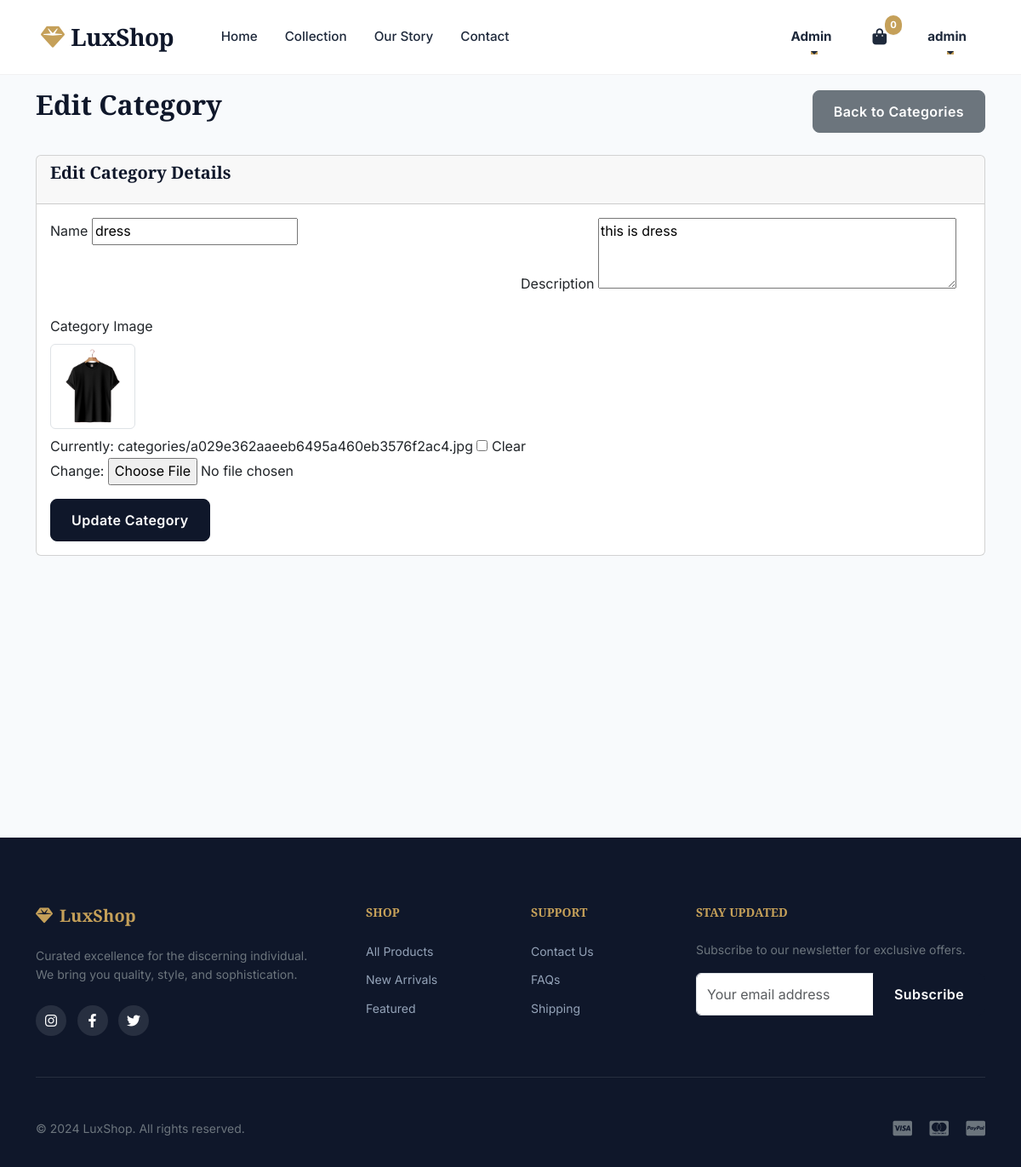
Page /admin-panel/categories/edit/1/ (signed in) on the committed database.
### myapp/models.py (models this page shows, shortened)
class Cart(models.Model):
    user = models.OneToOneField(User, on_delete=models.CASCADE)
    created_at = models.DateTimeField(auto_now_add=True)

class Category(models.Model):
    name = models.CharField(max_length=100)
    description = models.TextField(blank=True)
    image = models.ImageField(upload_to='categories/', blank=True, null=True)
    created_at = models.DateTimeField(auto_now_add=True)

### myapp/views.py (the view)
# urls.py: path('admin-panel/categories/edit/<int:category_id>/', views.edit_category, name='edit_category'),
@admin_required
def edit_category(request, category_id):
    category = get_object_or_404(Category, id=category_id)
    if request.method == 'POST':
        form = CategoryForm(request.POST, request.FILES, instance=category)
        if form.is_valid():
            form.save()
            messages.success(request, 'Category updated successfully!')
            return redirect('admin_categories')
    else:
        form = CategoryForm(instance=category)
    return render(request, 'admin/edit_category.html', {'form': form, 'category': category})

### myapp/forms.py
class CategoryForm(forms.ModelForm):
    class Meta:
        model = Category
        fields = ['name', 'description', 'image']
        widgets = {
            'description': forms.Textarea(attrs={'rows': 3}),
        }

### myapp/views.py (called while the page is built)
def admin_required(view_func):
    @wraps(view_func)
    def _wrapped_view(request, *args, **kwargs):
        if not request.user.is_authenticated or request.user.userprofile.role != 'admin':
            messages.error(request, 'Access denied. Admin privileges required.')
            return redirect('home')
        return view_func(request, *args, **kwargs)
    return _wrapped_view

### myapp/templates/admin/edit_category.html (shortened to what this page needs)
{% extends 'base.html' %}
{% block content %}
<div class="container mt-4">
    <div class="d-flex justify-content-between align-items-center mb-4">
        <h2>Edit Category</h2>
        <a href="{% url 'admin_categories' %}" class="btn btn-secondary">Back to Categories</a>
    </div>
    <div class="card">
        <div class="card-header">
            <h5>Edit Category Details</h5>
        </div>
        <div class="card-body">
            <form method="post" enctype="multipart/form-data">
                <div class="row">
                    <div class="col-md-6">
                        <div class="mb-3">
                            <label for="{{ form.name.id_for_label }}" class="form-label">Name</label>
                            {{ form.name }}
                        </div>
                    </div>
                    <div class="col-md-6">
                        <div class="mb-3">
                            <label for="{{ form.description.id_for_label }}" class="form-label">Description</label>
                            {{ form.description }}
                        </div>
                    </div>
                </div>
                <div class="row">
                    <div class="col-12">
                        <div class="mb-3">
                            <label for="{{ form.image.id_for_label }}" class="form-label">Category Image</label>
                            {% if category.image %}
                            <div class="mb-2">
                                <img src="{{ category.image.url }}" alt="{{ category.name }}" class="img-thumbnail"
                                    style="max-height: 100px;">
                            </div>
                            {% endif %}
                            {{ form.image }}
                        </div>
                    </div>
                </div>
                <button type="submit" class="btn btn-primary">Update Category</button>
            </form>
        </div>
    </div>
</div>
{% endblock %}

### myapp/templates/base.html (shortened to what this page needs)
<!DOCTYPE html>
<html lang="en">
<head>
    {% load static %}
    <link href="https://cdn.jsdelivr.net/npm/bootstrap@5.3.0/dist/css/bootstrap.min.css" rel="stylesheet">
    <link rel="stylesheet" href="https://cdnjs.cloudflare.com/ajax/libs/font-awesome/6.4.0/css/all.min.css">
    <link rel="stylesheet" href="{% static 'css/style.css' %}?v=2">
</head>
<body>
    <nav class="navbar navbar-expand-lg fixed-top">
        <div class="container-fluid px-4 px-lg-5">
            <a class="navbar-brand" href="{% url 'home' %}">
                <i class="fas fa-gem me-2"></i>LuxShop
            </a>
            <div class="collapse navbar-collapse" id="navbarContent">
                <ul class="navbar-nav me-auto ms-lg-4 mb-2 mb-lg-0">
                    <li class="nav-item">
                        <a class="nav-link" href="{% url 'home' %}">Home</a>
                    </li>
                    <li class="nav-item">
                        <a class="nav-link" href="{% url 'shop' %}">Collection</a>
                    </li>
                    <li class="nav-item">
                        <a class="nav-link" href="{% url 'about' %}">Our Story</a>
                    </li>
                    <li class="nav-item">
                        <a class="nav-link" href="{% url 'contact' %}">Contact</a>
                    </li>
                </ul>
                <ul class="navbar-nav align-items-center gap-3">
                    {% if user.is_authenticated %}
                    {% if user.userprofile.role == 'admin' %}
                    <li class="nav-item dropdown">
                        <a class="nav-link dropdown-toggle text-primary fw-bold" href="#" role="button"
                            data-bs-toggle="dropdown">
                            Admin
                        </a>
                    </li>
                    {% endif %}
                    <li class="nav-item">
                        <a class="nav-link btn-cart text-dark" href="{% url 'view_cart' %}">
                            <span class="cart-count">
                                {{ user.cart.cartitem_set.count|default:0 }}
                            </span>
                        </a>
                    </li>
                    <li class="nav-item dropdown">
                        <a class="nav-link dropdown-toggle fw-bold text-dark" href="#" role="button"
                            data-bs-toggle="dropdown">
                            {{ user.first_name|default:user.username }}
                        </a>
                    </li>
                    {% endif %}
                </ul>
            </div>
        </div>
    </nav>
    <div class="navbar-spacer"></div>
    <main class="min-vh-100">
        {% block content %}{% endblock %}
    </main>
    <footer>
        <div class="container">
            <div class="row g-5">
                <div class="col-lg-4 col-md-6">
                    <h5 class="fw-bold"><i class="fas fa-gem me-2"></i>LuxShop</h5>
                    <p class="text-secondary small">Curated excellence for the discerning individual. We bring you
                        quality, style, and sophistication.</p>
                    <div class="social-links mt-4">
                        <a href="#"><i class="fab fa-instagram"></i></a>
                        <a href="#"><i class="fab fa-facebook-f"></i></a>
                        <a href="#"><i class="fab fa-twitter"></i></a>
                    </div>
                </div>
                <div class="col-lg-2 col-md-3 col-6">
                    <h5 class="small text-uppercase tracking-wider">Shop</h5>
                    <ul class="list-unstyled">
                        <li class="mb-2"><a href="{% url 'shop' %}" class="small">All Products</a></li>
                        <li class="mb-2"><a href="#" class="small">New Arrivals</a></li>
                        <li class="mb-2"><a href="#" class="small">Featured</a></li>
                    </ul>
                </div>
                <div class="col-lg-2 col-md-3 col-6">
                    <h5 class="small text-uppercase tracking-wider">Support</h5>
                    <ul class="list-unstyled">
                        <li class="mb-2"><a href="{% url 'contact' %}" class="small">Contact Us</a></li>
                        <li class="mb-2"><a href="#" class="small">FAQs</a></li>
                        <li class="mb-2"><a href="#" class="small">Shipping</a></li>
                    </ul>
                </div>
                <div class="col-lg-4 col-md-12">
                    <h5 class="small text-uppercase tracking-wider">Stay Updated</h5>
                    <p class="small text-secondary">Subscribe to our newsletter for exclusive offers.</p>
                    <div class="input-group mb-3">
                        <input type="text" class="form-control" placeholder="Your email address">
                        <button class="btn btn-primary" type="button">Subscribe</button>
                    </div>
                </div>
            </div>
            <hr class="border-secondary opacity-10 my-5">
            <div class="row align-items-center">
                <div class="col-md-6 text-center text-md-start">
                    <p class="mb-0 small text-secondary">&copy; 2024 LuxShop. All rights reserved.</p>
                </div>
                <div class="col-md-6 text-center text-md-end mt-3 mt-md-0">
                    <i class="fab fa-cc-visa fa-lg text-secondary me-3"></i>
                    <i class="fab fa-cc-mastercard fa-lg text-secondary me-3"></i>
                    <i class="fab fa-cc-paypal fa-lg text-secondary"></i>
                </div>
            </div>
        </div>
    </footer>
</body>
</html>

### myapp/static/css/style.css (style rules this page uses)
:root { --primary-color: #0f172a; --primary-light: #1e293b; --accent-color: #c5a059; --accent-hover: #b08d45; --text-main: #334155; --text-light: #64748b; --bg-body: #f8fafc; --bg-white: #ffffff; --success: #10b981; --danger: #ef4444; --warning: #f59e0b; --shadow-sm: 0 1px 2px 0 rgba(0, 0, 0, 0.05); --shadow-md: 0 4px 6px -1px rgba(0, 0, 0, 0.1), 0 2px 4px -1px rgba(0, 0, 0, 0.06); --shadow-lg: 0 10px 15px -3px rgba(0, 0, 0, 0.1), 0 4px 6px -2px rgba(0, 0, 0, 0.05); --shadow-premium: 0 20px 25px -5px rgba(0, 0, 0, 0.1), 0 10px 10px -5px rgba(0, 0, 0, 0.04); --transition: all 0.3s cubic-bezier(0.4, 0, 0.2, 1); --radius-sm: 0.375rem; --radius-md: 0.5rem; --radius-lg: 1rem; --radius-xl: 1.5rem; }
html, body { font-family: 'Inter', sans-serif; color: var(--text-main); background-color: var(--bg-body); line-height: 1.6; overflow-x: hidden; margin: 0; padding: 0; }
h1, h2, h3, h4, h5, h6 { font-family: 'Playfair Display', serif; color: var(--primary-color); margin-bottom: 1rem; font-weight: 700; }
a { text-decoration: none; color: inherit; transition: var(--transition); }
ul { list-style: none; padding: 0; margin: 0; }
.navbar { background: rgba(255, 255, 255, 0.95); backdrop-filter: blur(10px); border-bottom: 1px solid rgba(0, 0, 0, 0.05); padding: 1rem 0; transition: var(--transition); }
.navbar-brand { font-family: 'Playfair Display', serif; font-size: 1.75rem; font-weight: 700; color: var(--primary-color) !important; letter-spacing: -0.025em; }
.navbar-brand i { color: var(--accent-color); }
.nav-link { font-weight: 500; color: var(--primary-light) !important; font-size: 0.95rem; margin: 0 0.5rem; position: relative; }
.nav-link::after { content: ''; position: absolute; width: 0; height: 2px; bottom: 0; left: 50%; background-color: var(--accent-color); transition: var(--transition); transform: translateX(-50%); }
.btn-cart { position: relative; }
.cart-count { position: absolute; top: -5px; right: -10px; background: var(--accent-color); color: white; font-size: 0.7rem; font-weight: 700; padding: 0.15rem 0.4rem; border-radius: 999px; box-shadow: var(--shadow-sm); }
.btn { padding: 0.75rem 1.5rem; border-radius: var(--radius-md); font-weight: 600; letter-spacing: 0.025em; transition: var(--transition); font-family: 'Inter', sans-serif; }
.btn-primary { background-color: var(--primary-color); border: 1px solid var(--primary-color); color: white; }
footer { background-color: var(--primary-color); color: white; padding: 5rem 0 2rem; margin-top: 5rem; }
footer h5 { color: var(--accent-color); margin-bottom: 1.5rem; }
footer p, footer li, footer a { color: #94a3b8; }
.social-links a { display: inline-flex; align-items: center; justify-content: center; width: 36px; height: 36px; border-radius: 50%; background: rgba(255, 255, 255, 0.1); color: white; margin-right: 0.5rem; transition: var(--transition); }
.navbar-spacer { height: 80px; }

### rows in the picture
Category: name "dress", description "this is dress", image (picture)

### other values in the picture
{{ user.cart.cartitem_set.count|default:0 }} "0"
{{ user.first_name|default:user.username }} "admin"
